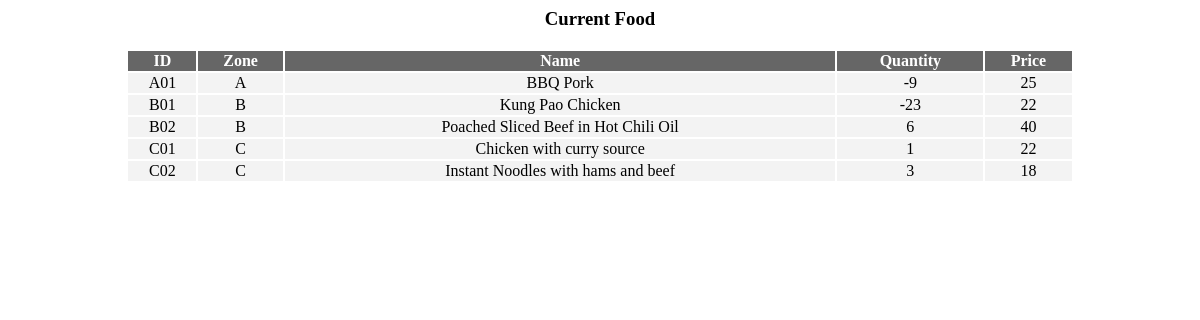
The app's page /functions/get_food.php with its own data.
### tables this page shows
CREATE TABLE `food` (
  `id` varchar(3) NOT NULL,
  `zone_id` varchar(1) NOT NULL,
  `name` text NOT NULL,
  `quantity` int(3) NOT NULL,
  `price` int(3) NOT NULL
);

### functions/get_food.php (the view, shortened to what this page needs)
<!DOCTYPE>
<html>
	<head>
		<link rel="stylesheet" href="/css/table.css">
	</head>
	<body>
		<div style="margin:auto;text-align:center;width:80%">
			<h3>Current Food</h3>
		</div>
		<?php
		include($_SERVER['DOCUMENT_ROOT'].'/connect.php');
		$sql = "SELECT * FROM food";
		$result = mysqli_query($conn, $sql);
		if ($result){
			echo '
			<table style="margin:auto;width:80%" />
			<thead>
			<tr>
				<th align="center">ID</th>
				<th align="center">Zone</th>
				<th align="center">Name</th>
				<th align="center">Quantity</th>
				<th align="center">Price</th>
			</tr>
			</thead>
			<tbody>
			';
			while ($row = mysqli_fetch_array($result, MYSQLI_ASSOC)){
				echo '<tr><td align="center" />'.$row['id'].'<td align="center" />'.$row['zone_id'].
				'<td align="center" />'.$row['name'].'<td align="center" />'.$row['quantity'].
				'<td align="center" />'.$row['price'].'</tr>';
			}
			echo '</tbody></table>';
		} else {
			echo "<script>alert ('Fetch result error')</script>";
		}
		?>
	</body>
</html>

### css/table.css (style rules this page uses)
th { background-color: #666666; color: white; }
td { background-color: #f3f3f3; color: #000000; }

### records on screen
food: id "A01", zone "A", name "BBQ Pork", quantity "-9", price "25"
food: id "B01", zone "B", name "Kung Pao Chicken", quantity "-23", price "22"
food: id "B02", zone "B", name "Poached Sliced Beef in Hot Chili Oil", quantity "6", price "40"
food: id "C01", zone "C", name "Chicken with curry source", quantity "1", price "22"
food: id "C02", zone "C", name "Instant Noodles with hams and beef", quantity "3", price "18"
